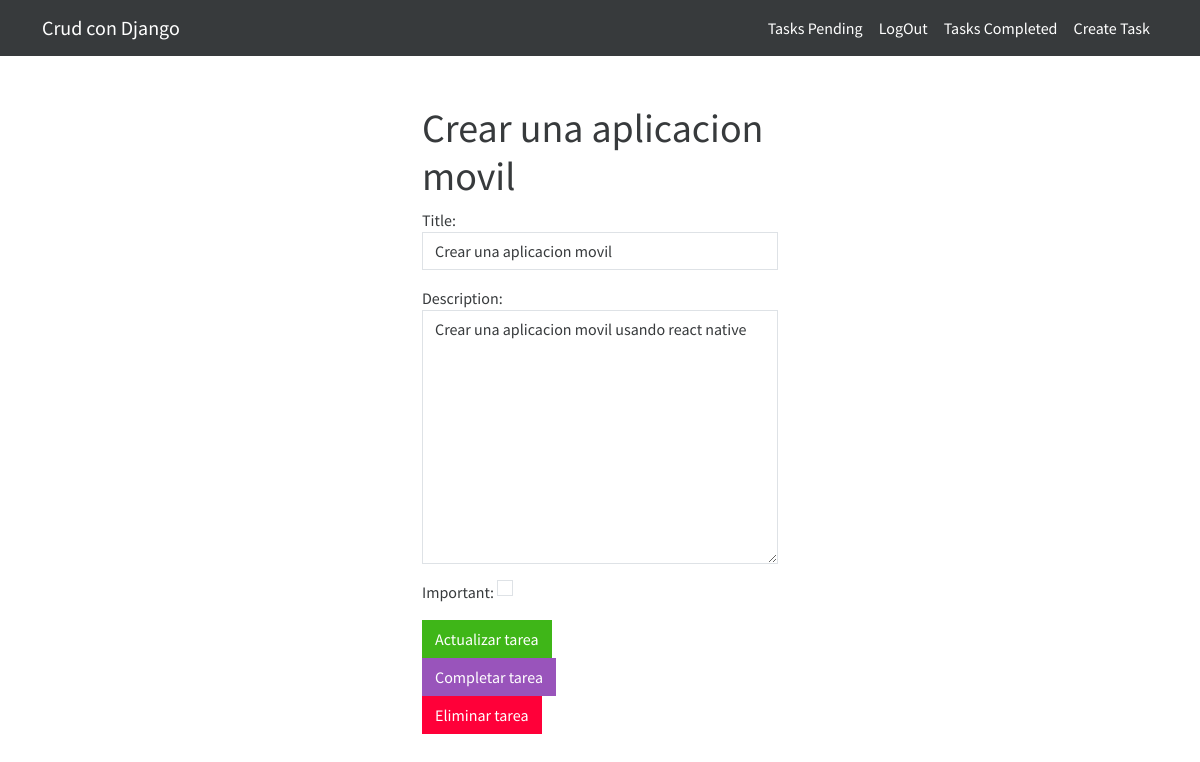
Page /task/3 (signed in) on the committed database.
### tasks/models.py (models this page shows, shortened)
class Tasks(models.Model):
    title = models.CharField(max_length=100)
    description = models.TextField(blank=True)
    created_at = models.DateTimeField(auto_now_add=True)
    datecompleted = models.DateTimeField(null=True,blank=True)
    important = models.BooleanField(default=False)
    user = models.ForeignKey(User, on_delete=models.CASCADE)

### tasks/views.py (the view, shortened to what this page needs)
# urls.py: path('task/<int:task_id>', views.task_detail, name="task-detail"),
@login_required
def task_detail(request, task_id):
    if request.method == "GET":
        task = get_object_or_404(Tasks, pk=task_id,user=request.user)
        form = TaskForm(instance=task)
        return render(request,'task-detail.html',{"task":task,"form":form})

### tasks/forms.py
class TaskForm(forms.ModelForm):
    class Meta:
        model = Tasks
        fields = ['title','description','important']
        widgets = {
            'title': forms.TextInput(attrs={'class':'form-control','placeholder':'Introduce el titulo de la tarea'}),
            'description': forms.Textarea(attrs={'class':'form-control','placeholder':'Introduce la descripcion de tu tarea'}),
            'important': forms.CheckboxInput(attrs={'class':'form-check-input m-auto'})
        }

### tasks/templates/task-detail.html (shortened to what this page needs)
{% extends "index.html" %}
{%block body%}
    <main class="container">
        <div class="row">
            <div class="col-md-4 offset-md-4 mt-5">
                <h1 class="text-secondary">{{task.title}}</h1>
                <form method="post">
                    {{form.as_p}}
                    <input type="submit" value="Actualizar tarea" class="btn btn-success">
                </form>
                <form action="{% url 'complete_task' task.id %}" method="post">
                    <input type="submit" value="Completar tarea" class="btn btn-info">
                </form>
                <form action="{% url 'delete_task' task.id %}" method="post">
                    <input type="submit" value="Eliminar tarea" class="btn btn-danger">
                </form>
            </div>
        </div>
    </main>
{% endblock %}

### rows in the picture
Tasks: title "Crear una aplicacion movil", description "Crear una aplicacion movil usando react native"
